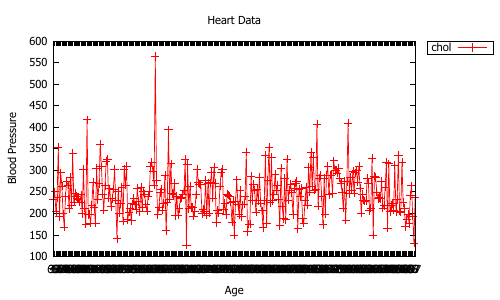

The gnuplot source for this figure:
set terminal pdf 
set output 'q4c.pdf'
set title 'Heart Data'
set datafile separator ","
set xlabel 'Age'
set ylabel 'Blood Pressure'
set key top out box
set style data linespoints
plot 'heart.csv' using 5:xtic(1) title column lc 'red'
